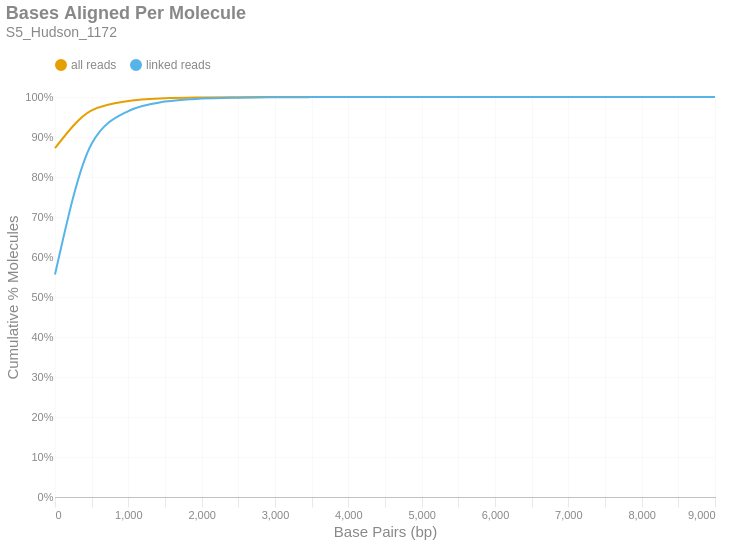

The notebook cell saved with this chart:
### Markdown cell above
### Bases Aligned Per Molecule
This is a cumulative frequency distribution showing the number of base pairs aligned per unique molecule. These data are shown in 500 bp bins. There are two distributions: one with `all reads` (yellow) and another with only `linked reads` (blue). The percent of molecules in the `linked reads` distribution is relative to the total number of linked molecules.

### Code cell
if SKIPLR:
    print_html(f"Skipped")
else:
    binned_df = consolidated_hist(valids['aligned_bp'], mask, 500, True)
    with SafeRender(binned_df):
        (
            density_plot(binned_df, 'Bases Aligned Per Molecule', samplename, 'basesper')
            .encode(
                x=alt.X('bin:Q', title="Base Pairs (bp)").axis(tickMinStep=500).scale(padding=0),
                y=alt.Y('value:Q', title='Cumulative % Molecules')
                    .axis(format='%')
                    .scale(domain = [0,1])
                    .stack(False),
                color=alt.Color("key:N").scale(domain = ["all reads", "linked reads"]),
                tooltip = [
                    alt.Tooltip("key:N", title = "Data Type"),
                    alt.Tooltip("range_label:N", title="Bases Aligned Per Molecule"),
                    alt.Tooltip("value:Q", format = ".2%", title="% Molecules (Cum.)")
                ]
            )
        ).display()

### Figure 1 — Vega-Lite specification as saved in the notebook (floating-point values rounded to 4 significant figures)
{"width": "container", "height": 400, "config": {"title": {"anchor": "start", "dy": -15, "fontSize": 18, "color": "#888888", "subtitleColor": "#888888", "subtitleFontSize": 14}, "arc": {"fill": "#0072B2"}, "axis": {"domainColor": "#888888", "domainWidth": 0.5, "gridWidth": 0.2, "grid": false, "titleFontWeight": 400, "titleFontSize": 15, "labelFontSize": 11, "labelColor": "#888888", "tickColor": "#888888", "tickWidth": 0.2, "titleColor": "#888888"}, "axisBand": {"grid": false}, "axisX": {"grid": true, "tickSize": 10, "domainCap": "round"}, "axisY": {"domain": false, "grid": true, "tickSize": 0, "domainCap": "round"}, "background": "transparent", "header": {"labelFontSize": 15, "labelColor": "#888888", "titleFontSize": 15, "titleFontWeight": 600, "titleColor": "#888888"}, "legend": {"labelFont": "sans-serif", "labelFontSize": 12, "labelColor": "#888888", "symbolSize": 100, "symbolType": "circle", "titleFontSize": 12, "titlePadding": 10, "titleColor": "#888888", "title": null, "orient": "top"}, "range": {"category": ["#E69F00", "#56B4E9", "#009E73", "#F0E442", "#0072B2", "#D55E00", "#CC79A7", "#000000"], "diverging": ["#cfe8f3", "#a2d4ec", "#73bfe2", "#46abdb", "#1696d2", "#12719e"]}, "area": {"fill": "#0072B2", "fillOpacity": 0.7, "line": true, "strokeOpacity": 0.7}, "line": {"color": "#0072B2", "stroke": "#0072B2", "strokeWidth": 2}, "trail": {"color": "#0072B2", "stroke": "#0072B2", "strokeWidth": 0, "size": 1}, "point": {"filled": true, "fillOpacity": 1.0, "size": 95}, "text": {"color": "#888888", "fontSize": 11, "align": "right", "fontWeight": 400, "size": 11}, "bar": {"fill": "#0072B2", "stroke": null}, "view": {"stroke": null, "continuousWidth": 660, "continuousHeight": 400}}, "data": {"name": "data-f9467517163e539c37dc80677b306ac7"}, "mark": {"type": "line", "interpolate": "monotone", "point": {"opacity": 0, "size": 275}}, "encoding": {"color": {"field": "key", "scale": {"domain": ["all reads", "linked reads"]}, "type": "nominal"}, "tooltip": [{"field": "key", "title": "Data Type", "type": "nominal"}, {"field": "range_label", "title": "Bases Aligned Per Molecule", "type": "nominal"}, {"field": "value", "format": ".2%", "title": "% Molecules (Cum.)", "type": "quantitative"}], "x": {"axis": {"tickMinStep": 500}, "field": "bin", "scale": {"padding": 0}, "title": "Base Pairs (bp)", "type": "quantitative"}, "y": {"axis": {"format": "%"}, "field": "value", "scale": {"domain": [0, 1]}, "stack": false, "title": "Cumulative % Molecules", "type": "quantitative"}}, "params": [{"name": "param_c36ac31b6afebe62", "select": {"type": "point", "fields": ["key"]}, "bind": "legend"}], "title": {"text": "Bases Aligned Per Molecule", "subtitle": "S5_Hudson_1172"}, "transform": [{"fold": ["all reads (cumsum)", "linked reads (cumsum)"]}, {"calculate": "replace(datum.key, ' (cumsum)', '')", "as": "key"}, {"filter": {"param": "param_c36ac31b6afebe62"}}], "usermeta": {"embedOptions": {"downloadFileName": "S5_Hudson_1172.basesper"}}, "$schema": "https://vega.github.io/schema/vega-lite/v6.1.0.json", "datasets": {"data-f9467517163e539c37dc80677b306ac7": [{"bin": "0.0", "interval": "0.0-500.0", "all reads": 0.8719, "linked reads": 0.556, "all reads (cumsum)": 0.8719, "linked reads (cumsum)": 0.556, "range_label": "0-499"}, {"bin": "500.0", "interval": "500.0-1000.0", "all reads": 0.09464, "linked reads": 0.3273, "all reads (cumsum)": 0.9666, "linked reads (cumsum)": 0.8833, "range_label": "500-999"}, {"bin": "1000.0", "interval": "1000.0-1500.0", "all reads": 0.02341, "linked reads": 0.08161, "all reads (cumsum)": 0.99, "linked reads (cumsum)": 0.965, "range_label": "1000-1499"}, {"bin": "1500.0", "interval": "1500.0-2000.0", "all reads": 0.006742, "linked reads": 0.02354, "all reads (cumsum)": 0.9967, "linked reads (cumsum)": 0.9885, "range_label": "1500-1999"}, {"bin": "2000.0", "interval": "2000.0-2500.0", "all reads": 0.002143, "linked reads": 0.007484, "all reads (cumsum)": 0.9988, "linked reads (cumsum)": 0.996, "range_label": "2000-2499"}, {"bin": "2500.0", "interval": "2500.0-3000.0", "all reads": 0.0006999, "linked reads": 0.002445, "all reads (cumsum)": 0.9995, "linked reads (cumsum)": 0.9984, "range_label": "2500-2999"}, {"bin": "3000.0", "interval": "3000.0-3500.0", "all reads": 0.0002677, "linked reads": 0.0009349, "all reads (cumsum)": 0.9998, "linked reads (cumsum)": 0.9994, "range_label": "3000-3499"}, {"bin": "3500.0", "interval": "3500.0-4000.0", "all reads": 0.0001019, "linked reads": 0.0003559, "all reads (cumsum)": 0.9999, "linked reads (cumsum)": 0.9997, "range_label": "3500-3999"}, {"bin": "4000.0", "interval": "4000.0-4500.0", "all reads": 4.05e-05, "linked reads": 0.0001415, "all reads (cumsum)": 1.0, "linked reads (cumsum)": 0.9999, "range_label": "4000-4499"}, {"bin": "4500.0", "interval": "4500.0-5000.0", "all reads": 2.12e-05, "linked reads": 7.404e-05, "all reads (cumsum)": 1.0, "linked reads (cumsum)": 0.9999, "range_label": "4500-4999"}, {"bin": "5000.0", "interval": "5000.0-5500.0", "all reads": 1.139e-05, "linked reads": 3.979e-05, "all reads (cumsum)": 1.0, "linked reads (cumsum)": 1.0, "range_label": "5000-5499"}, {"bin": "5500.0", "interval": "5500.0-6000.0", "all reads": 3.481e-06, "linked reads": 1.216e-05, "all reads (cumsum)": 1.0, "linked reads (cumsum)": 1.0, "range_label": "5500-5999"}, {"bin": "6000.0", "interval": "6000.0-6500.0", "all reads": 2.848e-06, "linked reads": 9.946e-06, "all reads (cumsum)": 1.0, "linked reads (cumsum)": 1.0, "range_label": "6000-6499"}, {"bin": "6500.0", "interval": "6500.0-7000.0", "all reads": 3.164e-07, "linked reads": 1.105e-06, "all reads (cumsum)": 1.0, "linked reads (cumsum)": 1.0, "range_label": "6500-6999"}, {"bin": "7000.0", "interval": "7000.0-7500.0", "all reads": 6.329e-07, "linked reads": 2.21e-06, "all reads (cumsum)": 1.0, "linked reads (cumsum)": 1.0, "range_label": "7000-7499"}, {"bin": "7500.0", "interval": "7500.0-8000.0", "all reads": 3.164e-07, "linked reads": 1.105e-06, "all reads (cumsum)": 1.0, "linked reads (cumsum)": 1.0, "range_label": "7500-7999"}, {"bin": "8000.0", "interval": "8000.0-8500.0", "all reads": 0.0, "linked reads": 0.0, "all reads (cumsum)": 1.0, "linked reads (cumsum)": 1.0, "range_label": "8000-8499"}, {"bin": "8500.0", "interval": "8500.0-9000.0", "all reads": 0.0, "linked reads": 0.0, "all reads (cumsum)": 1.0, "linked reads (cumsum)": 1.0, "range_label": "8500-8999"}, {"bin": "9000.0", "interval": "9000.0-9500.0", "all reads": 3.164e-07, "linked reads": 1.105e-06, "all reads (cumsum)": 1.0, "linked reads (cumsum)": 1.0, "range_label": "9000-9499"}]}}
